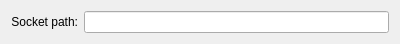
<?xml version="1.0" encoding="UTF-8"?>
<ui version="4.0">
 <class>UnixSocketDataSourceConfigWidget</class>
 <widget class="QWidget" name="UnixSocketDataSourceConfigWidget">
  <property name="geometry">
   <rect>
    <x>0</x>
    <y>0</y>
    <width>400</width>
    <height>44</height>
   </rect>
  </property>
  <property name="windowTitle">
   <string>Local Socket Data Source Configuration</string>
  </property>
  <layout class="QFormLayout" name="formLayout">
   <item row="0" column="0">
    <widget class="QLabel" name="label">
     <property name="text">
      <string>Socket path:</string>
     </property>
     <property name="alignment">
      <set>Qt::AlignmentFlag::AlignRight|Qt::AlignmentFlag::AlignTrailing|Qt::AlignmentFlag::AlignVCenter</set>
     </property>
     <property name="wordWrap">
      <bool>false</bool>
     </property>
    </widget>
   </item>
   <item row="0" column="1">
    <widget class="QLineEdit" name="socketPathTextField"/>
   </item>
  </layout>
 </widget>
 <resources/>
 <connections/>
</ui>
